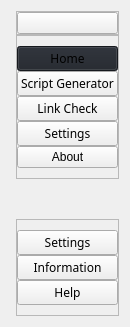
     <widget class="QCustomSlideMenu" name="leftMenuContainer" native="true">
      <property name="maximumSize">
       <size>
        <width>65</width>
        <height>16777215</height>
       </size>
      </property>
      <property name="styleSheet">
       <string notr="true">#centralwidget{
   background-color:#1f232a;
}
</string>
      </property>
      <layout class="QVBoxLayout" name="verticalLayout">
       <property name="spacing">
        <number>0</number>
       </property>
       <item>
        <widget class="QWidget" name="leftMenuSubContainer" native="true">
         <layout class="QVBoxLayout" name="verticalLayout_2">
          <property name="spacing">
           <number>0</number>
          </property>
          <property name="leftMargin">
           <number>5</number>
          </property>
          <property name="topMargin">
           <number>0</number>
          </property>
          <property name="rightMargin">
           <number>0</number>
          </property>
          <property name="bottomMargin">
           <number>0</number>
          </property>
          <item alignment="Qt::AlignTop">
           <widget class="QFrame" name="frame">
            <property name="frameShape">
             <enum>QFrame::StyledPanel</enum>
            </property>
            <property name="frameShadow">
             <enum>QFrame::Raised</enum>
            </property>
            <layout class="QHBoxLayout" name="horizontalLayout_2">
             <property name="spacing">
              <number>0</number>
             </property>
             <property name="leftMargin">
              <number>0</number>
             </property>
             <property name="topMargin">
              <number>0</number>
             </property>
             <property name="rightMargin">
              <number>0</number>
             </property>
             <property name="bottomMargin">
              <number>0</number>
             </property>
             <item>
              <widget class="QPushButton" name="menuBtn">
               <property name="toolTip">
                <string>Menu</string>
               </property>
               <property name="text">
                <string/>
               </property>
               <property name="icon">
                <iconset resource="resources.qrc">
                 <normaloff>:/icons/icons/align-justify.svg</normaloff>:/icons/icons/align-justify.svg</iconset>
               </property>
               <property name="iconSize">
                <size>
                 <width>24</width>
                 <height>24</height>
                </size>
               </property>
              </widget>
             </item>
            </layout>
           </widget>
          </item>
          <item>
           <widget class="QFrame" name="frame_2">
            <property name="sizePolicy">
             <sizepolicy hsizetype="Preferred" vsizetype="Preferred">
              <horstretch>0</horstretch>
              <verstretch>0</verstretch>
             </sizepolicy>
            </property>
            <property name="frameShape">
             <enum>QFrame::StyledPanel</enum>
            </property>
            <property name="frameShadow">
             <enum>QFrame::Raised</enum>
            </property>
            <layout class="QVBoxLayout" name="verticalLayout_3">
             <property name="spacing">
              <number>0</number>
             </property>
             <property name="leftMargin">
              <number>0</number>
             </property>
             <property name="topMargin">
              <number>10</number>
             </property>
             <property name="rightMargin">
              <number>0</number>
             </property>
             <property name="bottomMargin">
              <number>10</number>
             </property>
             <item>
              <widget class="QPushButton" name="dashboardBtn">
               <property name="font">
                <font>
                 <family>Segoe Print</family>
                </font>
               </property>
               <property name="toolTip">
                <string>Home</string>
               </property>
               <property name="styleSheet">
                <string notr="true">background-color:#1f232a;</string>
               </property>
               <property name="text">
                <string>Home</string>
               </property>
               <property name="icon">
                <iconset resource="resources.qrc">
                 <normaloff>:/icons/icons/home.svg</normaloff>:/icons/icons/home.svg</iconset>
               </property>
               <property name="iconSize">
                <size>
                 <width>24</width>
                 <height>24</height>
                </size>
               </property>
              </widget>
             </item>
             <item>
              <widget class="QPushButton" name="genBtn">
               <property name="font">
                <font>
                 <family>Segoe Print</family>
                </font>
               </property>
               <property name="toolTip">
                <string>Script Generator</string>
               </property>
               <property name="text">
                <string>Script Generator</string>
               </property>
               <property name="icon">
                <iconset resource="resources.qrc">
                 <normaloff>:/icons/icons/file-text.svg</normaloff>:/icons/icons/file-text.svg</iconset>
               </property>
               <property name="iconSize">
                <size>
                 <width>24</width>
                 <height>24</height>
                </size>
               </property>
              </widget>
             </item>
             <item>
              <widget class="QPushButton" name="linkBtn">
               <property name="font">
                <font>
                 <family>Segoe Print</family>
                </font>
               </property>
               <property name="toolTip">
                <string>Available Regions</string>
               </property>
               <property name="text">
                <string>Link Check</string>
               </property>
               <property name="icon">
                <iconset resource="resources.qrc">
                 <normaloff>:/icons/icons/radio.svg</normaloff>:/icons/icons/radio.svg</iconset>
               </property>
               <property name="iconSize">
                <size>
                 <width>24</width>
                 <height>24</height>
                </size>
               </property>
              </widget>
             </item>
             <item>
              <widget class="QPushButton" name="settingBtn">
               <property name="font">
                <font>
                 <family>Segoe Print</family>
                </font>
               </property>
               <property name="toolTip">
                <string>View Generated Scripts</string>
               </property>
               <property name="text">
                <string>Settings</string>
               </property>
               <property name="icon">
                <iconset resource="resources.qrc">
                 <normaloff>:/icons/icons/settings.svg</normaloff>:/icons/icons/settings.svg</iconset>
               </property>
               <property name="iconSize">
                <size>
                 <width>24</width>
                 <height>24</height>
                </size>
               </property>
              </widget>
             </item>
             <item>
              <widget class="QPushButton" name="aboutBtn">
               <property name="text">
                <string>About</string>
               </property>
               <property name="icon">
                <iconset resource="resources.qrc">
                 <normaloff>:/icons/icons/alert-circle.svg</normaloff>:/icons/icons/alert-circle.svg</iconset>
               </property>
               <property name="iconSize">
                <size>
                 <width>24</width>
                 <height>24</height>
                </size>
               </property>
              </widget>
             </item>
            </layout>
           </widget>
          </item>
          <item>
           <spacer name="verticalSpacer">
            <property name="orientation">
             <enum>Qt::Vertical</enum>
            </property>
            <property name="sizeHint" stdset="0">
             <size>
              <width>20</width>
              <height>40</height>
             </size>
            </property>
           </spacer>
          </item>
          <item alignment="Qt::AlignBottom">
           <widget class="QFrame" name="frame_3">
            <property name="frameShape">
             <enum>QFrame::StyledPanel</enum>
            </property>
            <property name="frameShadow">
             <enum>QFrame::Raised</enum>
            </property>
            <layout class="QVBoxLayout" name="verticalLayout_4">
             <property name="spacing">
              <number>0</number>
             </property>
             <property name="leftMargin">
              <number>0</number>
             </property>
             <property name="topMargin">
              <number>10</number>
             </property>
             <property name="rightMargin">
              <number>0</number>
             </property>
             <property name="bottomMargin">
              <number>10</number>
             </property>
             <item>
              <widget class="QPushButton" name="settingsBtn">
               <property name="font">
                <font>
                 <family>Segoe Print</family>
                </font>
               </property>
               <property name="toolTip">
                <string>Go to Settings</string>
               </property>
               <property name="text">
                <string>Settings</string>
               </property>
               <property name="icon">
                <iconset resource="resources.qrc">
                 <normaloff>:/icons/icons/settings.svg</normaloff>:/icons/icons/settings.svg</iconset>
               </property>
               <property name="iconSize">
                <size>
                 <width>24</width>
                 <height>24</height>
                </size>
               </property>
              </widget>
             </item>
             <item>
              <widget class="QPushButton" name="infoBtn">
               <property name="font">
                <font>
                 <family>Segoe Print</family>
                </font>
               </property>
               <property name="toolTip">
                <string>Information about the app</string>
               </property>
               <property name="text">
                <string>Information</string>
               </property>
               <property name="icon">
                <iconset resource="resources.qrc">
                 <normaloff>:/icons/icons/info.svg</normaloff>:/icons/icons/info.svg</iconset>
               </property>
               <property name="iconSize">
                <size>
                 <width>24</width>
                 <height>24</height>
                </size>
               </property>
              </widget>
             </item>
             <item>
              <widget class="QPushButton" name="helpBtn">
               <property name="font">
                <font>
                 <family>Segoe Print</family>
                </font>
               </property>
               <property name="toolTip">
                <string>Get Help</string>
               </property>
               <property name="text">
                <string>Help</string>
               </property>
               <property name="icon">
                <iconset resource="resources.qrc">
                 <normaloff>:/icons/icons/help-circle.svg</normaloff>:/icons/icons/help-circle.svg</iconset>
               </property>
               <property name="iconSize">
                <size>
                 <width>24</width>
                 <height>24</height>
                </size>
               </property>
              </widget>
             </item>
            </layout>
           </widget>
          </item>
         </layout>
        </widget>
       </item>
      </layout>
     </widget>
